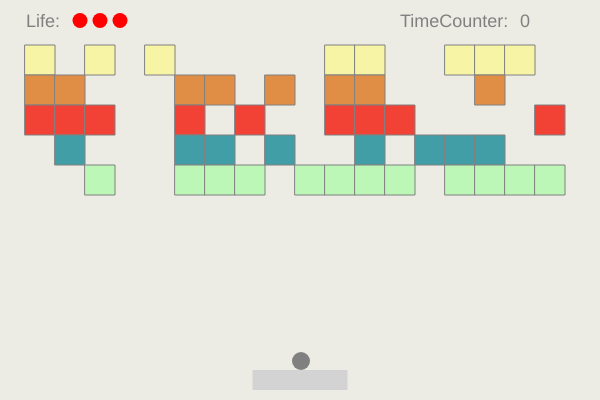
Frame 1 (no input)
Frame 60 (no input): identical to frame 1, image omitted
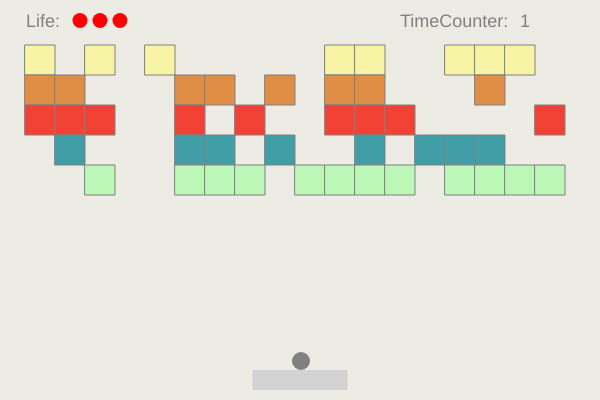
Frame 120 (the mouse pressed at the canvas centre since frame 60)

The p5.js sketch that drew these frames (run headless with seeded random() and noise() and a simulated clock; from frame 60 on, the mouse is pressed at the canvas centre):

// p5.js sketch
// ── sketch.js
var paddle;
var paddleWidth = 95;
var paddleHeight = 20;
var paddleVelocity = 10;
var paddleFriction = 0.9;
var paddleStrokeWidth = 4;

var ball, ballVelocity;
var ballWidth = 18;
var ballSpeed = 5;

var gameIsStart = false;
var gameJustStart = false;
var gameEnd = false; //false | 'playerWin' | 'gameOver'
var playerLife = 0;
var playTime = 0;
var timmer;

var bricksPlot = [];
var bricksMarginX = 25;
var bricksMarginY = 45;
var bricksMagnification = 30;
var bricksStrokeWidth = 4;
var colorArray = ['#F8F4A6','#E08E45','#F24236','#429EA6','#BDF7B7'];

var canvasWidth = 600;
var canvasHeight = 400;

//p5 will run this function at the start. (it will only run once)
function setup(){
	createCanvas(canvasWidth, canvasHeight);
	ballVelocity = createVector(ballSpeed, ballSpeed);
	bricksInit();
	playTime = 0;
	playerLife = 3;
	timmer = setInterval(function(){playTime++}, 1000);
	gameInit();

}

//function will be called automatically.
function draw(){
	background('#ECEBE4');

	if(gameEnd === "playerWin"){
		drawPlayerWin();
	}
	//A. init object:
	//A-1: paddle:
	fill('lightgrey')
	.noStroke();
	rect(paddle.x, paddle.y, paddleWidth, paddleHeight); //rect(x, y, width, height);
	//A-2: ball:
	fill('grey');
	ellipse(ball.x, ball.y, ballWidth);
	//A-3: bricks:
	bricksPlot.forEach(function(brick){
		fill(brick.color)
			.stroke('gray')
			.strokeWeight(1);
		rect(
			brick.x,
			brick.y,
			bricksMagnification,
			bricksMagnification
		);
		fill('white');
	});

	//B. handle paddle:
	handleKeyPress();
	//C. handle ball:
	handleBall();
	//D. game rules: life & score information
	handleRules();
}
function bricksInit(){
	var XElementsCount = floor(canvasWidth/30-3);
	var YElementsCount = floor(canvasHeight/30/3);

	for(var i=0; i<=YElementsCount; i++){
		for(var j=0; j<=XElementsCount; j++){
			if(floor(random(0,2)) === 1){
				var color = colorArray[i];
				bricksPlot.push({
					x: j * bricksMagnification + bricksMarginX,
					y: i * bricksMagnification + bricksMarginY,
					w: j * bricksMagnification + bricksMarginX + bricksMagnification,
					h: i * bricksMagnification + bricksMarginY + bricksMagnification,
					color: color
				});					
			};
		}
	}
}
function gameInit(){
	var paddleMiddle = width/2 - paddleWidth/2;
	var paddleOriginalHeight = height - (paddleHeight+10);
	var ballMiddle = width/2 - ballWidth/2+10;

	paddle = createVector(paddleMiddle, paddleOriginalHeight);
	ball = createVector(ballMiddle, paddleOriginalHeight-(paddleHeight/2-1));
}
function handleRules(){
	fill('gray')
		.textSize(18)
		.textAlign(LEFT)
		.noStroke();
	text('Life:', 26, 27);
	text('TimeCounter:', 400, 27);
	text(playTime, 520, 27);

	fill('red');
	for(var i=1; i<=playerLife; i++){
		var lifeX = i * 20 + 60;
		var lifeY = 20.5;
		ellipse(lifeX, lifeY, 15, 15);
	}
}
function handleKeyPress(){
	if(keyIsDown(37)){ 			
		//move left
		paddle.x -= paddleVelocity * paddleFriction;
		if(!gameIsStart){
			ball.x -= paddleVelocity * paddleFriction;
			ball.x = constrain(ball.x, 51, width-51);
		}

	}else if(keyIsDown(39)){ 	
		//move right
		paddle.x += paddleVelocity * paddleFriction;
		if(!gameIsStart){
			ball.x += paddleVelocity * paddleFriction;
			ball.x = constrain(ball.x, 51, width-51);
		}
	}else if(keyIsDown(32)){
		if(!gameIsStart){
			gameIsStart = true;
			gameJustStart = true;
		}
	}else if(keyIsDown(13)){
		if(gameEnd === "playerWin" || gameEnd === "gameOver"){
			gameEnd = false;
			//restart the game.
			gameIsStart = false;
			setup(); 
		}
	}
	//make sure the paddle is moving in the range
	paddle.x = constrain(paddle.x, 5, width-(paddleWidth+5));
}
function handleBall(){
	if(gameIsStart){
		if(gameJustStart){
			ball.y -= abs(ballSpeed); //go straight until it hit someting.
			if(ball.x <= 0 || ball.x >= width || ball.y <= 0) gameJustStart = false;
			bricksBallCollideTest();
		}
		if(!gameJustStart){
			ball.x += ballVelocity.x;
			ball.y += ballVelocity.y;

			//hit lefter or right border
			if(ball.x <= 10 || ball.x >= width-10){
				ballVelocity.x *= -1;
				//ballVelocity.y *= -1;
			}
			//hit top
			if(ball.y <= 0){
				//ballVelocity.x *= -1;
				ballVelocity.y *= -1;
			}

			//hit paddle
			if(
				ball.y >= paddle.y-paddleStrokeWidth && 
				ball.y <= paddle.y && 
				ball.x >= paddle.x+paddleStrokeWidth && 
				ball.x <= paddle.x+paddleWidth+paddleStrokeWidth
			){
				ballVelocity.y *= -1;
			}
		
			//hit bricks
			bricksBallCollideTest();

			//hit bottom (lose a life and restart)
			if(ball.y >= height){
				//lose life & check if it is game over or not.
				if(!loseLife()){ //will return true if game is over.
					//restart game
					gameIsStart = false;
					gameInit();
				}else{
					//game over
					gameEnd = "gameOver";
					drawGameover();
				};

			}

							
		}
	}
}
function bricksBallCollideTest(){
	bricksPlot.forEach(function(brick, index){
		if(
			(ball.x >= brick.x-bricksStrokeWidth && ball.x <= brick.w+bricksStrokeWidth+2) &&
			(ball.y >= brick.y-bricksStrokeWidth && ball.y <= brick.h+bricksStrokeWidth)
		){
			gameJustStart = false;
			bricksPlot.splice(index, 1);
			ballVelocity.y *= -1;
		}
	});
	if(bricksPlot.length === 0){ gameEnd = "playerWin"};
}
function loseLife(){
	if(gameEnd !== "playerWin"){
		playerLife--;
		//game over
		if(playerLife <= 0){
			return true;
		}
	}
}
function drawPlayerWin(){
	clearInterval(timmer);
	fill('#BEB7A4')
		.textSize(80)
		.textStyle(BOLD)
		.textAlign(CENTER);
	text('YOU WON!', 290, height/2 - 60);
	fill('#A09A8A')
		.textSize(20)
		.textStyle(NORMAL)
		.textAlign(CENTER);
	text('press enter to restart.', 300, height/2 - 30);
}
function drawGameover(){
	clearInterval(timmer);

	fill('black');
	rect(0, 0, width, height);
	fill('white')
		.textSize(80)
		.textStyle(BOLD)
		.textAlign(CENTER);
	text('GAME OVER!', 290, height/2-60);
	fill('white')
		.textSize(20)
		.textStyle(NORMAL)
		.textAlign(CENTER);
	text('press enter to restart.', 290, height/2);
}
